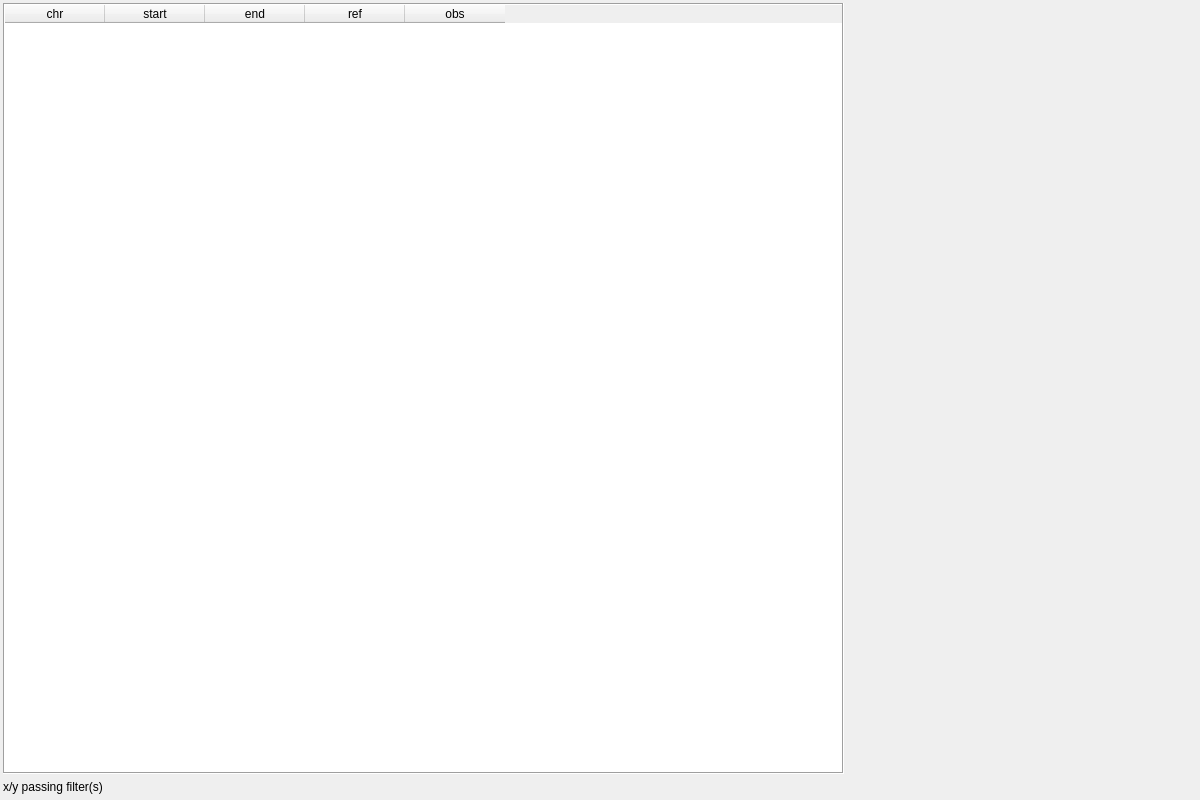
<?xml version="1.0" encoding="UTF-8"?>
<ui version="4.0">
 <class>MosaicWidget</class>
 <widget class="QWidget" name="MosaicWidget">
  <property name="geometry">
   <rect>
    <x>0</x>
    <y>0</y>
    <width>1200</width>
    <height>800</height>
   </rect>
  </property>
  <property name="minimumSize">
   <size>
    <width>1200</width>
    <height>800</height>
   </size>
  </property>
  <property name="windowTitle">
   <string>Form</string>
  </property>
  <layout class="QGridLayout" name="gridLayout">
   <property name="leftMargin">
    <number>3</number>
   </property>
   <property name="topMargin">
    <number>3</number>
   </property>
   <property name="rightMargin">
    <number>3</number>
   </property>
   <property name="bottomMargin">
    <number>3</number>
   </property>
   <property name="spacing">
    <number>3</number>
   </property>
   <item row="0" column="1" rowspan="2">
    <widget class="FilterWidget" name="filter_widget" native="true">
     <property name="sizePolicy">
      <sizepolicy hsizetype="Minimum" vsizetype="Preferred">
       <horstretch>0</horstretch>
       <verstretch>0</verstretch>
      </sizepolicy>
     </property>
     <property name="minimumSize">
      <size>
       <width>350</width>
       <height>500</height>
      </size>
     </property>
     <property name="maximumSize">
      <size>
       <width>350</width>
       <height>16777215</height>
      </size>
     </property>
    </widget>
   </item>
   <item row="0" column="0">
    <layout class="QVBoxLayout" name="verticalLayout">
     <item>
      <widget class="VariantTable" name="mosaics">
       <property name="contextMenuPolicy">
        <enum>Qt::CustomContextMenu</enum>
       </property>
       <property name="frameShape">
        <enum>QFrame::Box</enum>
       </property>
       <property name="editTriggers">
        <set>QAbstractItemView::NoEditTriggers</set>
       </property>
       <property name="alternatingRowColors">
        <bool>true</bool>
       </property>
       <property name="selectionMode">
        <enum>QAbstractItemView::ExtendedSelection</enum>
       </property>
       <property name="selectionBehavior">
        <enum>QAbstractItemView::SelectItems</enum>
       </property>
       <property name="gridStyle">
        <enum>Qt::SolidLine</enum>
       </property>
       <property name="wordWrap">
        <bool>false</bool>
       </property>
       <attribute name="verticalHeaderVisible">
        <bool>true</bool>
       </attribute>
       <column>
        <property name="text">
         <string>chr</string>
        </property>
       </column>
       <column>
        <property name="text">
         <string>start</string>
        </property>
       </column>
       <column>
        <property name="text">
         <string>end</string>
        </property>
       </column>
       <column>
        <property name="text">
         <string>ref</string>
        </property>
       </column>
       <column>
        <property name="text">
         <string>obs</string>
        </property>
       </column>
      </widget>
     </item>
    </layout>
   </item>
   <item row="1" column="0">
    <layout class="QHBoxLayout" name="horizontalLayout">
     <item>
      <widget class="QLabel" name="status">
       <property name="text">
        <string>x/y passing filter(s)</string>
       </property>
      </widget>
     </item>
     <item>
      <spacer name="horizontalSpacer_6">
       <property name="orientation">
        <enum>Qt::Horizontal</enum>
       </property>
       <property name="sizeHint" stdset="0">
        <size>
         <width>40</width>
         <height>20</height>
        </size>
       </property>
      </spacer>
     </item>
    </layout>
   </item>
  </layout>
 </widget>
 <customwidgets>
  <customwidget>
   <class>VariantTable</class>
   <extends>QTableWidget</extends>
   <header>VariantTable.h</header>
  </customwidget>
  <customwidget>
   <class>FilterWidget</class>
   <extends>QWidget</extends>
   <header>FilterWidget.h</header>
   <container>1</container>
  </customwidget>
 </customwidgets>
 <resources/>
 <connections/>
</ui>
